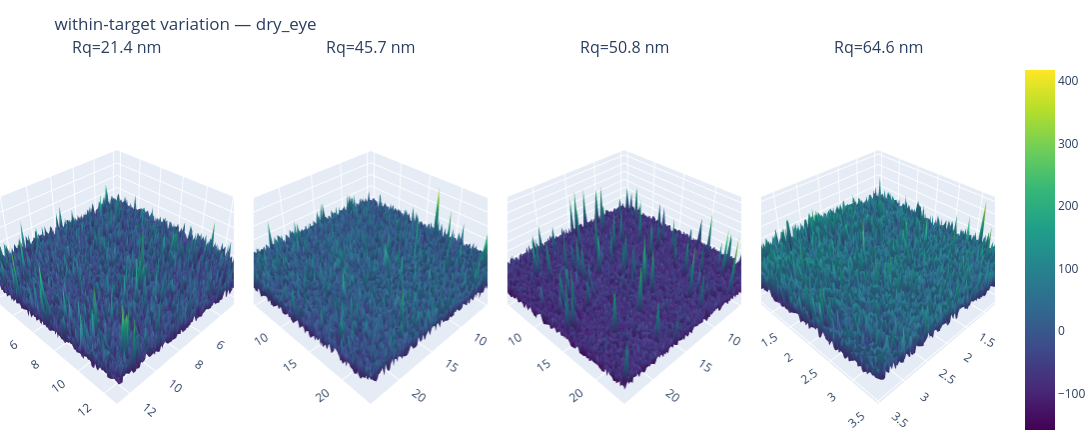

This figure's notebook cell:
### Code cell
# drill into a single target with up to 4 representatives across its Rq range
DRILL = 'dry_eye'

sub = meta_df[(meta_df.target == DRILL) & meta_df.Rq_nm.notna()].sort_values('Rq_nm')
picks = sub.iloc[::max(1, len(sub) // 4)][:4]

fig = make_subplots(
    rows=1, cols=len(picks),
    specs=[[{'type': 'surface'}] * len(picks)],
    subplot_titles=[f"Rq={r.Rq_nm:.1f} nm" for _, r in picks.iterrows()],
    horizontal_spacing=0.02,
)
for i, (_, r) in enumerate(picks.iterrows(), start=1):
    scan = pySPM.Bruker(r.raw_path)
    z = _flatten_channel(scan, 'Height Sensor')
    if z is None:
        continue
    z = _downsample(z, TARGET_PX)
    nm_per_px = r.get('nm_per_px', 1.0) or 1.0
    extent = z.shape[0] * nm_per_px / 1000.0
    xs = np.linspace(0, extent, z.shape[1])
    ys = np.linspace(0, extent, z.shape[0])
    fig.add_trace(
        go.Surface(z=z, x=xs, y=ys, colorscale='Viridis',
                   showscale=(i == len(picks))),
        row=1, col=i,
    )
    fig.update_scenes(
        xaxis_title='µm', yaxis_title='µm', zaxis_title='nm',
        aspectmode='manual', aspectratio=dict(x=1, y=1, z=0.4),
        row=1, col=i,
    )
fig.update_layout(height=440, width=320 * len(picks),
                  title_text=f"within-target variation — {DRILL}",
                  margin=dict(l=0, r=0, t=60, b=0))
fig.show()
